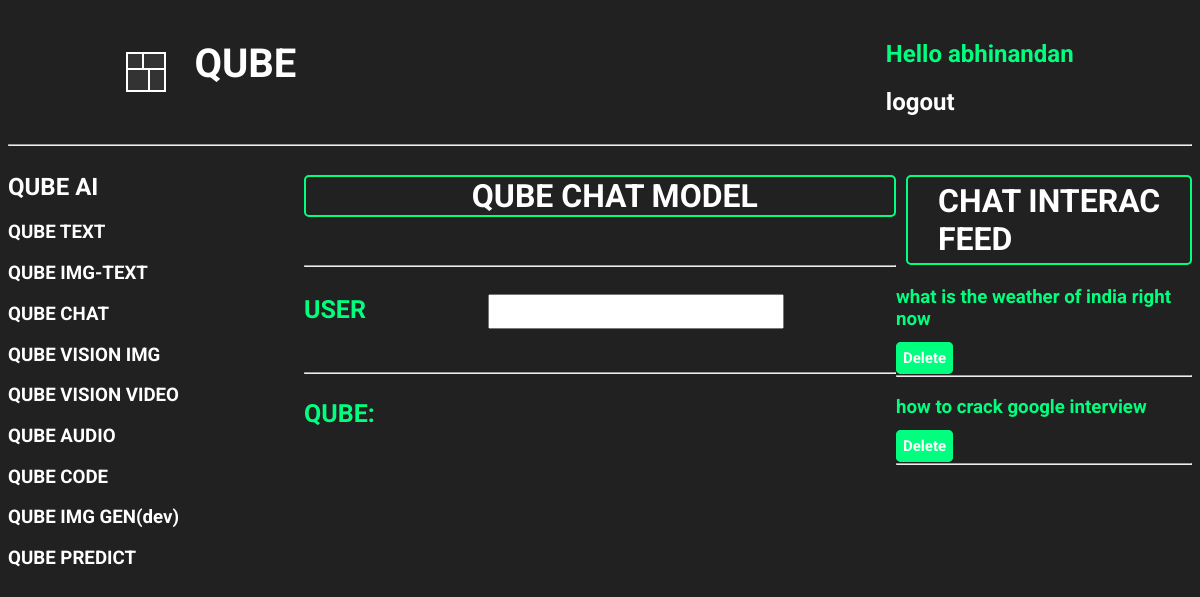
The app's page /intactChat/ (signed in), older data.
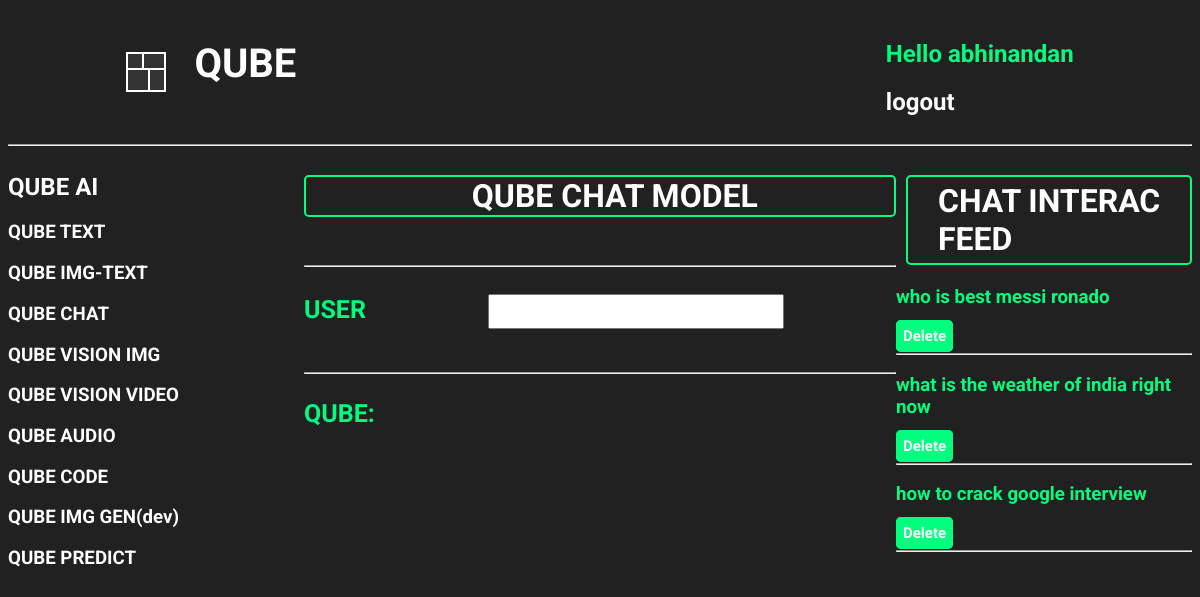
The same page, newer data.
### base/models.py (models this page shows, shortened)
class interactiveChatHistory(models.Model):
    user = models.ForeignKey(
        User, on_delete=models.CASCADE, related_name='interactive_chat_histories')
    user_chat_prompt = models.TextField()
    model_response = models.TextField()
    created = models.DateField(auto_now_add=True)

### base/views.py (the view, shortened to what this page needs)
# urls.py: path('intactChat/', views.interactiveChat, name='intactChat'),
@login_required(login_url='loginUser')
def interactiveChat(request):
    formatted_lines = []
    user_chat_prompt = request.GET.get('user_chat_prompt', '')
    user_interac_chat = interactiveChatHistory.objects.filter(
        user=request.user).order_by('-created')
    context = {'chat_results': formatted_lines,
               'user_interac_chat': user_interac_chat}
    return render(request, 'base/TextChat_component.html', context)

### base/templates/base/TextChat_component.html (shortened to what this page needs)
{% extends 'main.html' %}
{% block content %}
<div class="interactive-chat-model">
    <div>
        {% include 'base/Models_component_ai.html' %}
    </div>
    <div>
        <div>
            <h1 style="color: white; border: 2px solid springgreen; padding-left: 28%; border-radius: 5px;">QUBE CHAT
                MODEL</h1>
        </div>
        <br>
        <hr>
        <br>
        <form action="{% url 'intactChat' %}" method="GET">
            <label style="color:springgreen; font-size: 25px; font-weight: 700;" for="">USER</label>
            <input type="text" name="user_chat_prompt" value="{{ user_chat_prompt}}" id="user_chat_prompt_input">
        </form>
        <br>
        <hr>
        <div>
            <div class="formatted_content">
                <p style="color:springgreen; font-size: 25px; font-weight: 700;">QUBE:</p>
            </div>
        </div>
    </div>
    <div>
        <h1
            style="color: white; border: 2px solid springgreen; padding: 5px; margin-left: 10px;padding-left: 30px; border-radius: 5px;">
            CHAT INTERAC FEED</h1>
        {% for chat in user_interac_chat %}
        <div>
            <h3><a href="{% url 'chatFullResponseView' chat.id %}" id="user_chat_prompt_text_chat">
                    {{ chat.user_chat_prompt }}</a>
            </h3>
            <a href="{% url 'deleteChat' chat.id %}" id="text_chat_delete_btn">Delete</a>
            <hr>
        </div>
        {% endfor %}
    </div>
</div>
{% endblock %}

Row changes from the older to the newer data that the page shows:
added interactiveChatHistory: user_chat_prompt "who is best messi ronado"
